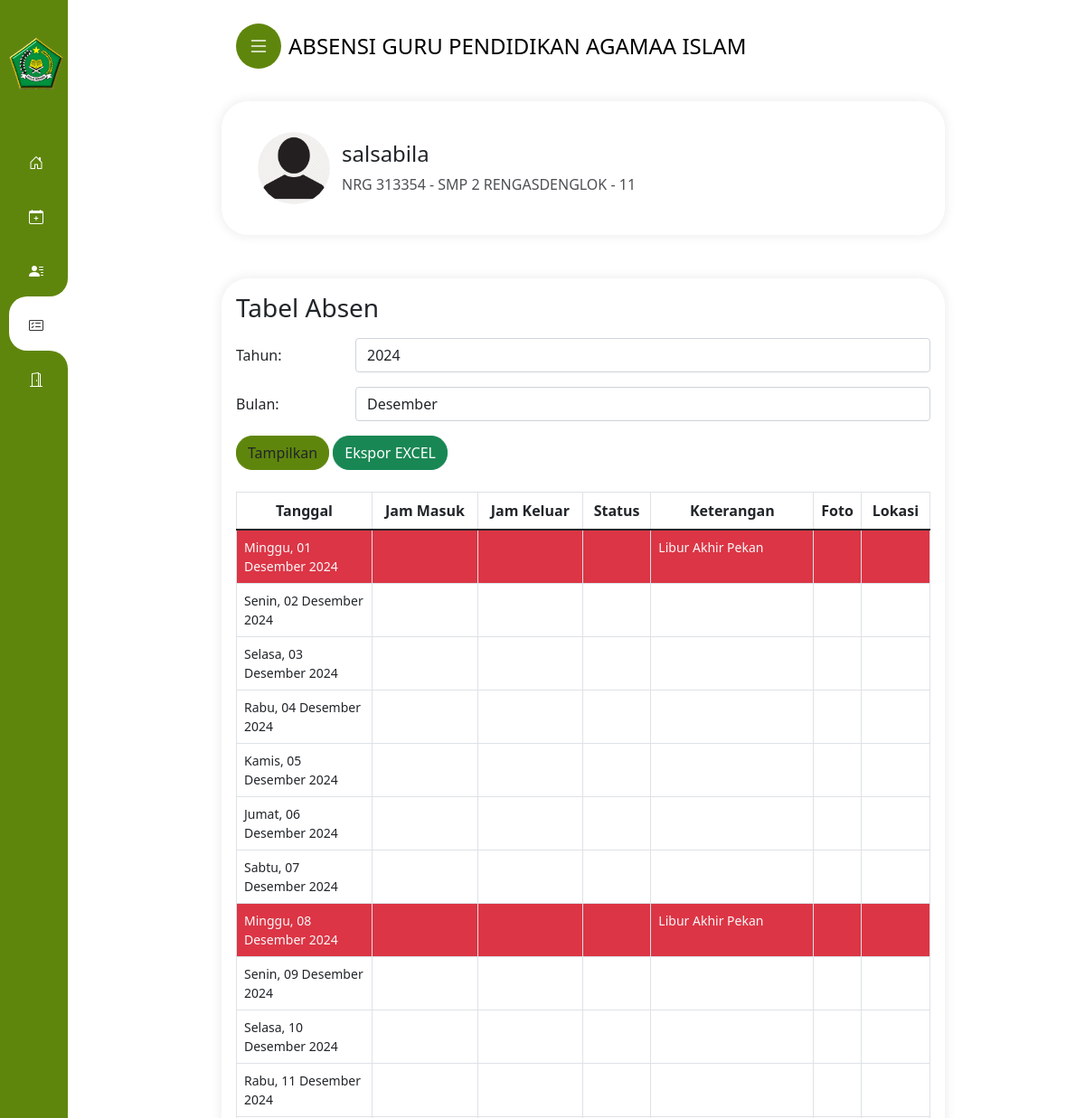
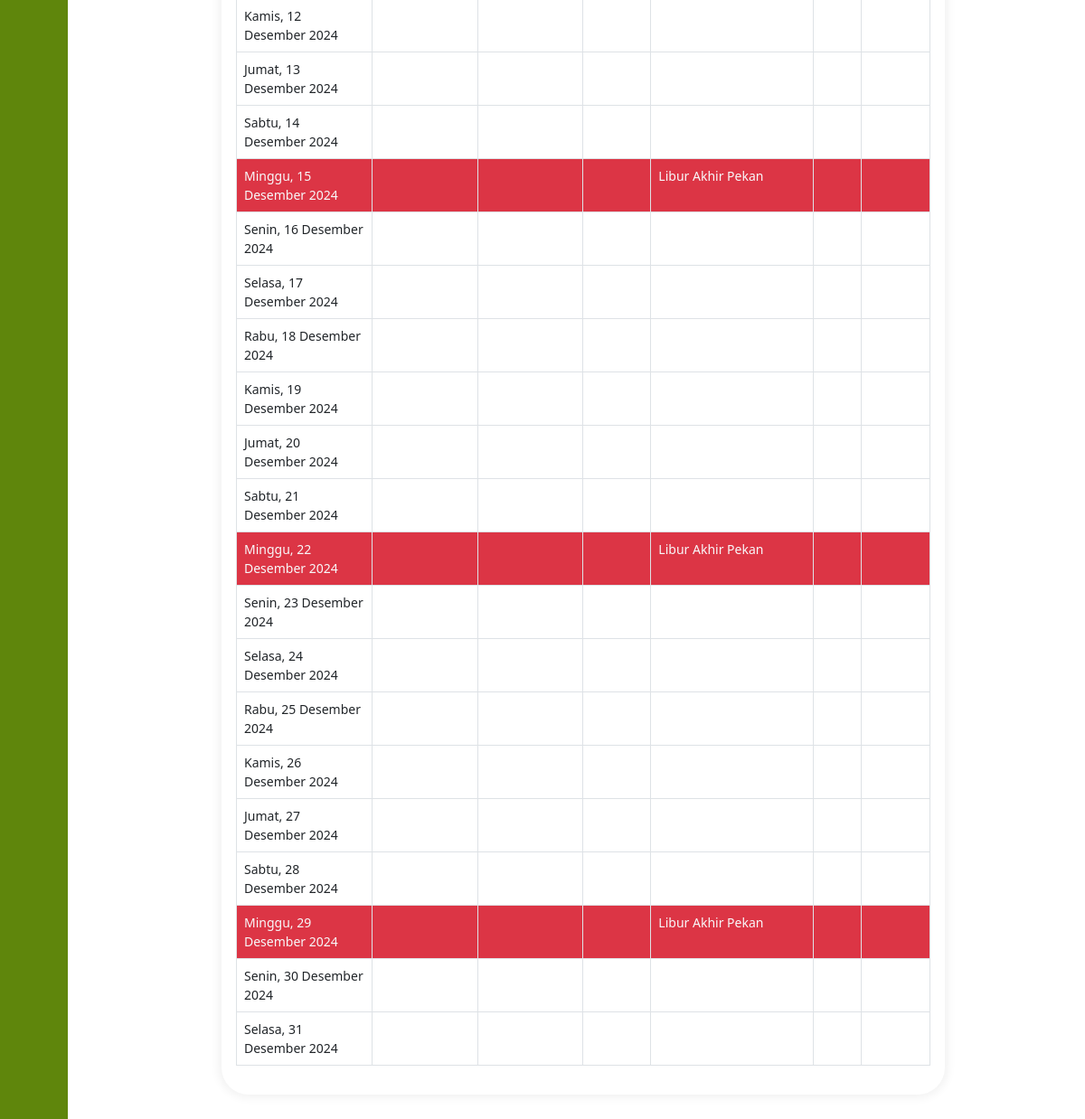
Screenshot of /riwayat.php (signed in) with the database file from the repository (2 pictures, top to bottom).
### tables this page shows
CREATE TABLE `pengguna` (
  `id` int NOT NULL,
  `nip` int NOT NULL,
  `nama` varchar(30) NOT NULL,
  `password` varchar(255) NOT NULL,
  `jabatan_id` int NOT NULL,
  `penempatan_id` int NOT NULL,
  `foto_profil` varchar(225) DEFAULT NULL
);

CREATE TABLE `jabatan` (
  `jabatan_id` int NOT NULL,
  `jabatan_nama` varchar(30) NOT NULL
);

CREATE TABLE `penempatan` (
  `penempatan_id` int NOT NULL,
  `penempatan_nama` varchar(11) NOT NULL
);

### riwayat.php (the view, shortened to what this page needs)
<?php
include_once 'cfgall.php';
?>
<!DOCTYPE html>
<html>
<head>
    <link rel="stylesheet" href="https://cdn.jsdelivr.net/npm/leaflet@1.7.1/dist/leaflet.css" />
</head>
<body>
    <div class="kolomkanan">
        <div class="mx-auto">
            <div class="card mb-5 p-3">
                <div class="leftP">
                    <div class="profileIcon leftC flex solo">
                        <label class="a flexIns fc" for="forProfile">
                            <span class="avatar flex center">
                                <img class="iniprofil" src="foto_profil/<?php echo $nama_file; ?>"
                                    alt="<?php echo $nama_file; ?>">
                            </span>
                            <span class="n flex column">
                                <span class="fontS">
                                    <h4>
                                        <?php echo $nama ?>
                                    </h4>
                                </span>
                                <p class="opacity" style="margin-bottom:0">
                                    NRG
                                    <?php echo $nip ?> -
                                    <?php echo $jabatan ?> -
                                    <?php echo $penempatan ?>
                                </p>
                            </span>
                        </label>
                    </div>
                </div>
            </div>
            <div class="card p-3" style="margin-bottom:50px">
                <?php
                $tahun = isset($_GET['tahun']) ? $_GET['tahun'] : date('Y');
                $bulan = isset($_GET['bulan']) ? $_GET['bulan'] : date('m');
                ?>
                <h3 class="mb-3">Tabel Absen</h3>
                <form method="get" action="">
                    <div class="form-group row mb-3">
                        <label for="tahun" class="col-sm-2 col-form-label">Tahun:</label>
                        <div class="col-sm-10">
                            <input type="text" class="form-control" id="tahun" name="tahun"
                                value="<?php echo $tahun; ?>">
                        </div>
                    </div>
                    <div class="form-group row mb-3">
                        <label for="bulan" class="col-sm-2 col-form-label">Bulan:</label>
                        <div class="col-sm-10">
                            <select class="form-control" id="bulan" name="bulan">
                                <?php
                                $nama_bulan = array('Januari', 'Februari', 'Maret', 'April', 'Mei', 'Juni', 'Juli', 'Agustus', 'September', 'Oktober', 'November', 'Desember');
                                for ($i = 1; $i <= 12; $i++) {
                                    $selected = ($i == $bulan) ? 'selected' : '';
                                    echo '<option value="' . sprintf("%02d", $i) . '" ' . $selected . '>' . $nama_bulan[$i - 1] . '</option>';
                                }
                                ?>
                            </select>
                        </div>
                    </div>
                    <button type="submit" class="btn" style="background-color: #5F860C; border-color: #5F860C;">Tampilkan</button>
                    <a class="btn btn-success"
                        href="eksporEXCEL.php?tahun=<?php echo $tahun; ?>&bulan=<?php echo $bulan; ?>">Ekspor EXCEL</a>
                </form>
                <br>
                <div class="table-responsive">
                    <table class="table table-bordered">
                        <thead>
                            <tr style="text-align:center">
                                <th width="150">Tanggal</th>
                                <th>Jam Masuk</th>
                                <th>Jam Keluar</th>
                                <th>Status</th>
                                <th width="180">Keterangan</th>
                                <th width="50">Foto</th>
                                <th>Lokasi</th>
                            </tr>
                        </thead>
                        <tbody>
                            <?php
                            $jumlah_hari = cal_days_in_month(CAL_GREGORIAN, $bulan, $tahun);
                            $nama_hari_arr = array('Minggu', 'Senin', 'Selasa', 'Rabu', 'Kamis', 'Jumat', 'Sabtu', 'Minggu');
                            $nama_bulan_arr = array(
                                'Januari',
                                'Februari',
                                'Maret',
                                'April',
                                'Mei',
                                'Juni',
                                'Juli',
                                'Agustus',
                                'September',
                                'Oktober',
                                'November',
                                'Desember'
                            );
                            for ($i = 1; $i <= $jumlah_hari; $i++) {
                                $nama_hari = $nama_hari_arr[date('N', strtotime($tahun . '-' . $bulan . '-' . $i))];
                                $nama_bulan = $nama_bulan_arr[intval($bulan) - 1];
                                $bg_color = ($nama_hari == 'Minggu') ? 'text-light bg-danger' : '';
                                echo '<tr class="' . $bg_color . '">';
                                echo '<td>' . $nama_hari . ', ' . str_pad($i, 2, '0', STR_PAD_LEFT) . ' ' . $nama_bulan . ' ' . $tahun . '</td>';
                                $query = "SELECT absen.id_absen, absen.nip, absen.id_status, status_absen.nama_status, absen.tanggal_absen, absen.jam_masuk, absen.jam_keluar, absen.keterangan, absen.foto_absen, absen.latlong
          FROM absen
          JOIN status_absen ON absen.id_status = status_absen.id_status
          WHERE nip = ? AND tanggal_absen = ?
          ORDER BY absen.id_absen DESC";
                                $tanggal_absen = $tahun . '-' . $bulan . '-' . str_pad($i, 2, '0', STR_PAD_LEFT);
                                $stmt = $conn->prepare($query);
                                $stmt->bindParam(1, $userid);
                                $stmt->bindParam(2, $tanggal_absen);
                                $stmt->execute();
                                $result = $stmt->fetchAll(PDO::FETCH_ASSOC);
                                if ($result) {
                                    $data_absen = $result[0];
                                    $jam_masuk = $data_absen['jam_masuk'];
                                    $jam_keluar = $data_absen['jam_keluar'];
                                    $status = $data_absen['nama_status'];
                                    $keterangan = $data_absen['keterangan'];
                                    $fotoAbsen = $data_absen['foto_absen'];
                                    $latlong = $data_absen['latlong'];
                                } else {
                                    $jam_masuk = '';
                                    $jam_keluar = '';
                                    $status = '';
                                    $keterangan = '-';
                                    $fotoAbsen = '';
                                    $latlong = '';
                                    if ($nama_hari == 'Minggu') {
                                        $keterangan = 'Libur Akhir Pekan';
                                    } else {
                                        $keterangan = '';
                                    }
                                }
                                echo '<td>' . $jam_masuk . '</td>';
                                echo '<td>' . $jam_keluar . '</td>';
                                echo '<td>' . $status . '</td>';
                                echo '<td>' . $keterangan . '</td>';
                                if (!empty($fotoAbsen)) {
                                    echo '<td class="text-center">';
                                    echo '<img class="ftabsen" src="hasil_absen/' . $fotoAbsen . '" alt="Foto Absen" id="' . $i . '" width="50px" height="50px" onclick="showFoto(\'' . $fotoAbsen . '\')">';
                                    echo '</td>';
                                } else {
                                    echo '<td></td>';
                                }
                                if (!empty($latlong)) {
                                    echo '<td class="text-center"><button type="button" class="tmlokasi btn btn-sm" onclick="showModalMap(\'' . $latlong . '\')" style="background-color: #5F860C; border-color: #5F860C;">Lihat</button></td>';
                                } else {
                                    echo '<td></td>';
                                }
                                echo '</tr>';
                            }
                            ?>
                        </tbody>
                    </table>
                </div>
            </div>
        </div>
    </div>
</body>
</html>

### header/style1.css (style rules this page uses)
a,a:hover,a:focus { color: inherit;text-decoration: none;transition: all 0.3s; }
.btn { border-radius: 18px; }
.card, .modal-content { box-shadow: 0px 0px 10px 4px rgba(0, 0, 0, 0.05);border:none;border-radius: 30px; }
.flex { display:flex }
.flex.column { flex-direction:column }
.leftC { padding-inline: 20px; }
.leftP { position: relative;left: 0;top: 0;right: 0;padding-block: 18px;background-color: inherit; }
.profileIcon .a { align-items: center; }
.flexIns { display: inline-flex; }
.profileIcon .avatar { margin-inline-start: calc((35px - 20px) / 2 - 4px);margin-inline-end: calc(((35px - 20px) / 2) + 6px); }
.flex.center { align-items: center;justify-content: center; }
.avatar { min-width: 42px;min-height: 42px;border-radius: 50%;background-color: #f5f3f2;background-size: 100%;background-position: center;background-repeat: no-repeat; }
.avatar .iniprofil { width:80px;height:80px;border-radius: 50%; }
.profileIcon .n { max-width: calc(100% - 45px); }
.opacity { opacity: .8; }
@media only screen and (min-width: 576px) { .mx-auto { margin-top:20px } }
@media only screen and (min-width: 576px) { .kolomkanan { margin-left: 110px !important;margin-right: 20px !important; } }

### riwayat.php (style rules this page uses)
.mx-auto { max-width: 800px }
.card { margin-top: 10px; }
.table>tbody { font-size: 14px }

### rows the page displays
pengguna: nama "salsabila", nip "313354", jabatan.jabatan_nama "SMP 2 RENGASDENGLOK", penempatan.penempatan_nama "11"

### other values shown
$nama_hari "Minggu"
str_pad($i, 2, '0', STR_PAD_LEFT) "01"
$nama_bulan "Desember"
$keterangan "Libur Akhir Pekan"
$nama_hari "Senin"
str_pad($i, 2, '0', STR_PAD_LEFT) "02"
$nama_hari "Selasa"
str_pad($i, 2, '0', STR_PAD_LEFT) "03"
$nama_hari "Rabu"
str_pad($i, 2, '0', STR_PAD_LEFT) "04"
$nama_hari "Kamis"
str_pad($i, 2, '0', STR_PAD_LEFT) "05"
$nama_hari "Jumat"
str_pad($i, 2, '0', STR_PAD_LEFT) "06"
$nama_hari "Sabtu"
